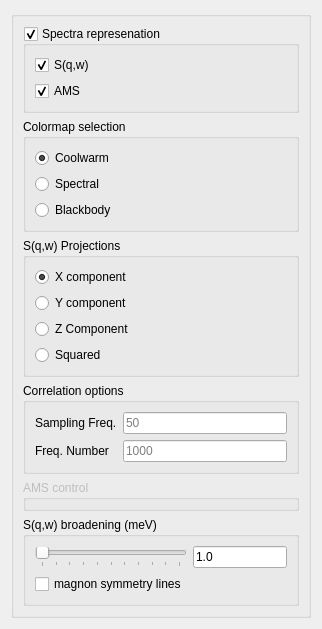
                     <widget class="QWidget" name="SqwOptions">
                        <property name="geometry">
                           <rect>
                              <x>0</x>
                              <y>0</y>
                              <width>322</width>
                              <height>498</height>
                           </rect>
                        </property>
                        <attribute name="label">
                           <string>Magnon Spectra Options</string>
                        </attribute>
                        <layout class="QVBoxLayout" name="verticalLayout_8">
                           <item>
                              <widget class="QGroupBox" name="MainSqwBox">
                                 <property name="title">
                                    <string/>
                                 </property>
                                 <layout class="QVBoxLayout" name="verticalLayout_5">
                                    <item>
                                       <widget class="QGroupBox" name="SqwDisplayOpts">
                                          <property name="title">
                                             <string>Spectra represenation</string>
                                          </property>
                                          <property name="checkable">
                                             <bool>true</bool>
                                          </property>
                                          <layout class="QVBoxLayout" name="verticalLayout_6">
                                             <item>
                                                <widget class="QCheckBox" name="SqwDispCheckBox">
                                                   <property name="text">
                                                      <string>S(q,w)</string>
                                                   </property>
                                                   <property name="checked">
                                                      <bool>true</bool>
                                                   </property>
                                                </widget>
                                             </item>
                                             <item>
                                                <widget class="QCheckBox" name="AMSDispCheckBox">
                                                   <property name="text">
                                                      <string>AMS</string>
                                                   </property>
                                                   <property name="checked">
                                                      <bool>true</bool>
                                                   </property>
                                                </widget>
                                             </item>
                                          </layout>
                                       </widget>
                                    </item>
                                    <item>
                                       <widget class="QGroupBox" name="SqwColorMapSelect">
                                          <property name="title">
                                             <string>Colormap selection</string>
                                          </property>
                                          <layout class="QVBoxLayout" name="verticalLayout_7">
                                             <item>
                                                <widget class="QRadioButton" name="SqwCoolwarm">
                                                   <property name="text">
                                                      <string>Coolwarm</string>
                                                   </property>
                                                   <property name="checked">
                                                      <bool>true</bool>
                                                   </property>
                                                </widget>
                                             </item>
                                             <item>
                                                <widget class="QRadioButton" name="SqwSpectral">
                                                   <property name="text">
                                                      <string>Spectral</string>
                                                   </property>
                                                </widget>
                                             </item>
                                             <item>
                                                <widget class="QRadioButton" name="SqwBlackbody">
                                                   <property name="text">
                                                      <string>Blackbody</string>
                                                   </property>
                                                </widget>
                                             </item>
                                          </layout>
                                       </widget>
                                    </item>
                                    <item>
                                       <widget class="QGroupBox" name="SqwProjBox">
                                          <property name="title">
                                             <string>S(q,w) Projections</string>
                                          </property>
                                          <layout class="QVBoxLayout" name="verticalLayout_12">
                                             <item>
                                                <widget class="QRadioButton" name="Sqw_x">
                                                   <property name="text">
                                                      <string>X component</string>
                                                   </property>
                                                   <property name="checked">
                                                      <bool>true</bool>
                                                   </property>
                                                </widget>
                                             </item>
                                             <item>
                                                <widget class="QRadioButton" name="Sqw_y">
                                                   <property name="text">
                                                      <string>Y component</string>
                                                   </property>
                                                </widget>
                                             </item>
                                             <item>
                                                <widget class="QRadioButton" name="Sqw_z">
                                                   <property name="text">
                                                      <string>Z Component</string>
                                                   </property>
                                                </widget>
                                             </item>
                                             <item>
                                                <widget class="QRadioButton" name="Sqw_2">
                                                   <property name="text">
                                                      <string>Squared</string>
                                                   </property>
                                                </widget>
                                             </item>
                                          </layout>
                                       </widget>
                                    </item>
                                    <item>
                                       <widget class="QGroupBox" name="CorrOptsBox">
                                          <property name="title">
                                             <string>Correlation options</string>
                                          </property>
                                          <layout class="QGridLayout" name="gridLayout_28">
                                             <item row="0" column="0">
                                                <widget class="QLabel" name="InpSqwSCStepLabel">
                                                   <property name="text">
                                                      <string>Sampling Freq.</string>
                                                   </property>
                                                </widget>
                                             </item>
                                             <item row="0" column="1">
                                                <widget class="QLineEdit" name="InpSqwSCStep">
                                                   <property name="placeholderText">
                                                      <string>50</string>
                                                   </property>
                                                </widget>
                                             </item>
                                             <item row="1" column="1">
                                                <widget class="QLineEdit" name="InpSqwSCNStep">
                                                   <property name="placeholderText">
                                                      <string>1000</string>
                                                   </property>
                                                </widget>
                                             </item>
                                             <item row="1" column="0">
                                                <widget class="QLabel" name="InpSqwSCNStepLabel">
                                                   <property name="text">
                                                      <string>Freq. Number</string>
                                                   </property>
                                                </widget>
                                             </item>
                                          </layout>
                                       </widget>
                                    </item>
                                    <item>
                                       <widget class="QGroupBox" name="AMSDisplayOpts">
                                          <property name="enabled">
                                             <bool>false</bool>
                                          </property>
                                          <property name="title">
                                             <string>AMS control</string>
                                          </property>
                                       </widget>
                                    </item>

                                    <item>
                                       <widget class="QGroupBox" name="ABCorrOptsBox">
                                          <property name="title">
                                             <string>S(q,w) broadening (meV)</string>
                                          </property>
                                          <layout class="QGridLayout" name="ABgridLayout_28">
                                             <item row="0" column="0">
                                                <widget class="QSlider" name="ABCorrWidth">
                                                   <property name="enabled">
                                                      <bool>true</bool>
                                                   </property>
                                                   <property name="font">
                                                      <font>
                                                         <italic>false</italic>
                                                         <underline>false</underline>
                                                         <strikeout>false</strikeout>
                                                      </font>
                                                   </property>
                                                   <property name="toolTip">
                                                      <string>Scale the S(q,w) broadening</string>
                                                   </property>
                                                   <property name="statusTip">
                                                      <string>Scale the S(q,w) broadening</string>
                                                   </property>
                                                   <property name="whatsThis">
                                                      <string>Scale the S(q,w) broadening</string>
                                                   </property>
                                                   <property name="minimum">
                                                      <number>0</number>
                                                   </property>
                                                   <property name="maximum">
                                                      <number>20</number>
                                                   </property>
                                                   <property name="pageStep">
                                                      <number>1</number>
                                                   </property>
                                                   <property name="value">
                                                      <number>10</number>
                                                   </property>
                                                   <property name="sliderPosition">
                                                      <number>0</number>
                                                   </property>
                                                   <property name="orientation">
                                                      <enum>Qt::Horizontal</enum>
                                                   </property>
                                                   <property name="tickPosition">
                                                      <enum>QSlider::TicksBelow</enum>
                                                   </property>
                                                   <property name="tickInterval">
                                                      <number>2</number>
                                                   </property>
                                                </widget>
                                             </item>
                                             <item row="0" column="1">
                                                <widget class="QLineEdit" name="ABCorrWidthTX">
                                                   <property name="readOnly">
                                                      <bool>false</bool>
                                                   </property>
                                                   <property name="text">
                                                      <string>1.0</string>
                                                   </property>
                                                </widget>
                                             </item>
                                             <item row="1" column="0">
                                                <widget class="QCheckBox" name="ABAMSGrid">
                                                   <property name="toolTip">
                                                      <string>Toggle on/off symmetry lines</string>
                                                   </property>
                                                   <property name="statusTip">
                                                      <string>Toggle on/off symmetry lines</string>
                                                   </property>
                                                   <property name="whatsThis">
                                                      <string>Toggle on/off symmetry lines</string>
                                                   </property>
                                                   <property name="text">
                                                      <string>magnon symmetry lines</string>
                                                   </property>
                                                   <property name="checked">
                                                      <bool>false</bool>
                                                   </property>
                                                </widget>
                                             </item>
                                          </layout>
                                       </widget>
                                    </item>
                                    <item>
                                       <spacer name="verticalSpacer_12">
                                          <property name="orientation">
                                             <enum>Qt::Vertical</enum>
                                          </property>
                                          <property name="sizeHint" stdset="0">
                                             <size>
                                                <width>20</width>
                                                <height>40</height>
                                             </size>
                                          </property>
                                       </spacer>
                                    </item>
                                 </layout>
                              </widget>
                           </item>
                        </layout>
                     </widget>
